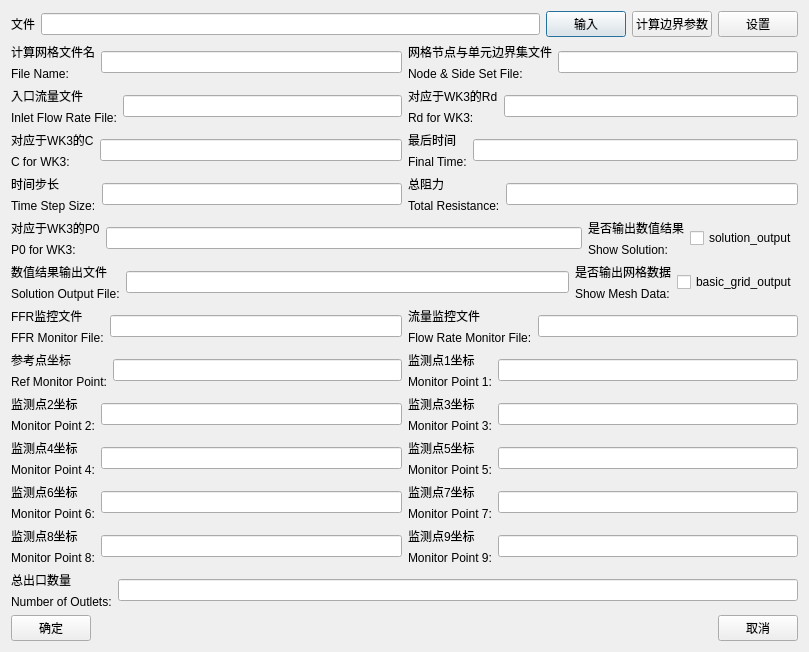
<?xml version="1.0" encoding="UTF-8"?>
<ui version="4.0">
 <class>VariableParametersDialog</class>
 <widget class="QDialog" name="VariableParametersDialog">
  <property name="geometry">
   <rect>
    <x>0</x>
    <y>0</y>
    <width>809</width>
    <height>651</height>
   </rect>
  </property>
  <property name="windowTitle">
   <string>VariableParametersDialog</string>
  </property>
  <layout class="QVBoxLayout" name="verticalLayout_27">
   <item>
    <layout class="QVBoxLayout" name="verticalLayout_26">
     <item>
      <layout class="QHBoxLayout" name="horizontalLayout">
       <item>
        <widget class="QLabel" name="label">
         <property name="text">
          <string>文件</string>
         </property>
        </widget>
       </item>
       <item>
        <widget class="QLineEdit" name="lineEdit"/>
       </item>
       <item>
        <widget class="QPushButton" name="InputPushButton">
         <property name="text">
          <string>输入</string>
         </property>
        </widget>
       </item>
       <item>
        <widget class="QPushButton" name="ExecMatlabPushButton">
         <property name="text">
          <string>计算边界参数</string>
         </property>
        </widget>
       </item>
       <item>
        <widget class="QPushButton" name="SetPushButton">
         <property name="text">
          <string>设置</string>
         </property>
        </widget>
       </item>
      </layout>
     </item>
     <item>
      <layout class="QHBoxLayout" name="horizontalLayout_27">
       <item>
        <layout class="QHBoxLayout" name="horizontalLayout_2">
         <item>
          <layout class="QVBoxLayout" name="verticalLayout">
           <item>
            <widget class="QLabel" name="label_2">
             <property name="text">
              <string>计算网格文件名</string>
             </property>
            </widget>
           </item>
           <item>
            <widget class="QLabel" name="FileNameLabel">
             <property name="text">
              <string>File Name: </string>
             </property>
            </widget>
           </item>
          </layout>
         </item>
         <item>
          <widget class="QLineEdit" name="FileNameLineEdit"/>
         </item>
        </layout>
       </item>
       <item>
        <layout class="QHBoxLayout" name="horizontalLayout_3">
         <item>
          <layout class="QVBoxLayout" name="verticalLayout_2">
           <item>
            <widget class="QLabel" name="label_3">
             <property name="text">
              <string>网格节点与单元边界集文件</string>
             </property>
            </widget>
           </item>
           <item>
            <widget class="QLabel" name="NodeAndSideSetFileLabel">
             <property name="text">
              <string>Node &amp; Side Set File:</string>
             </property>
            </widget>
           </item>
          </layout>
         </item>
         <item>
          <widget class="QLineEdit" name="NodeAndSideSetFileLineEdit"/>
         </item>
        </layout>
       </item>
      </layout>
     </item>
     <item>
      <layout class="QHBoxLayout" name="horizontalLayout_28">
       <item>
        <layout class="QHBoxLayout" name="horizontalLayout_4">
         <item>
          <layout class="QVBoxLayout" name="verticalLayout_3">
           <item>
            <widget class="QLabel" name="label_26">
             <property name="text">
              <string>入口流量文件</string>
             </property>
            </widget>
           </item>
           <item>
            <widget class="QLabel" name="InletFlowRateFileLabel">
             <property name="text">
              <string>Inlet Flow Rate File:</string>
             </property>
            </widget>
           </item>
          </layout>
         </item>
         <item>
          <widget class="QLineEdit" name="InletFlowRateFileLineEdit"/>
         </item>
        </layout>
       </item>
       <item>
        <layout class="QHBoxLayout" name="horizontalLayout_5">
         <item>
          <layout class="QVBoxLayout" name="verticalLayout_4">
           <item>
            <widget class="QLabel" name="label_4">
             <property name="text">
              <string>对应于WK3的Rd</string>
             </property>
            </widget>
           </item>
           <item>
            <widget class="QLabel" name="RdForWK3Label">
             <property name="text">
              <string>Rd for WK3:</string>
             </property>
            </widget>
           </item>
          </layout>
         </item>
         <item>
          <widget class="QLineEdit" name="RdForWK3LineEdit"/>
         </item>
        </layout>
       </item>
      </layout>
     </item>
     <item>
      <layout class="QHBoxLayout" name="horizontalLayout_29">
       <item>
        <layout class="QHBoxLayout" name="horizontalLayout_6">
         <item>
          <layout class="QVBoxLayout" name="verticalLayout_5">
           <item>
            <widget class="QLabel" name="label_27">
             <property name="text">
              <string>对应于WK3的C</string>
             </property>
            </widget>
           </item>
           <item>
            <widget class="QLabel" name="CForWK3Label">
             <property name="text">
              <string>C for WK3:</string>
             </property>
            </widget>
           </item>
          </layout>
         </item>
         <item>
          <widget class="QLineEdit" name="CForWK3LineEdit"/>
         </item>
        </layout>
       </item>
       <item>
        <layout class="QHBoxLayout" name="horizontalLayout_7">
         <item>
          <layout class="QVBoxLayout" name="verticalLayout_6">
           <item>
            <widget class="QLabel" name="label_28">
             <property name="text">
              <string>最后时间</string>
             </property>
            </widget>
           </item>
           <item>
            <widget class="QLabel" name="FinalTimeLabel">
             <property name="text">
              <string>Final Time:</string>
             </property>
            </widget>
           </item>
          </layout>
         </item>
         <item>
          <widget class="QLineEdit" name="FinalTimeLineEdit"/>
         </item>
        </layout>
       </item>
      </layout>
     </item>
     <item>
      <layout class="QHBoxLayout" name="horizontalLayout_30">
       <item>
        <layout class="QHBoxLayout" name="horizontalLayout_8">
         <item>
          <layout class="QVBoxLayout" name="verticalLayout_7">
           <item>
            <widget class="QLabel" name="label_7">
             <property name="text">
              <string>时间步长</string>
             </property>
            </widget>
           </item>
           <item>
            <widget class="QLabel" name="TimeStepSizeLabel">
             <property name="text">
              <string>Time Step Size:</string>
             </property>
            </widget>
           </item>
          </layout>
         </item>
         <item>
          <widget class="QLineEdit" name="TimeStepSizeLineEdit"/>
         </item>
        </layout>
       </item>
       <item>
        <layout class="QHBoxLayout" name="horizontalLayout_9">
         <item>
          <layout class="QVBoxLayout" name="verticalLayout_8">
           <item>
            <widget class="QLabel" name="label_8">
             <property name="text">
              <string>总阻力</string>
             </property>
            </widget>
           </item>
           <item>
            <widget class="QLabel" name="TotalResistanceLabel">
             <property name="text">
              <string>Total Resistance:</string>
             </property>
            </widget>
           </item>
          </layout>
         </item>
         <item>
          <widget class="QLineEdit" name="TotalResistanceLineEdit"/>
         </item>
        </layout>
       </item>
      </layout>
     </item>
     <item>
      <layout class="QHBoxLayout" name="horizontalLayout_31">
       <item>
        <layout class="QHBoxLayout" name="horizontalLayout_10">
         <item>
          <layout class="QVBoxLayout" name="verticalLayout_9">
           <item>
            <widget class="QLabel" name="label_9">
             <property name="text">
              <string>对应于WK3的P0</string>
             </property>
            </widget>
           </item>
           <item>
            <widget class="QLabel" name="P0ForWK3Label">
             <property name="text">
              <string>P0 for WK3:</string>
             </property>
            </widget>
           </item>
          </layout>
         </item>
         <item>
          <widget class="QLineEdit" name="P0ForWK3LineEdit"/>
         </item>
        </layout>
       </item>
       <item>
        <layout class="QHBoxLayout" name="horizontalLayout_11">
         <item>
          <layout class="QVBoxLayout" name="verticalLayout_10">
           <item>
            <widget class="QLabel" name="label_10">
             <property name="text">
              <string>是否输出数值结果</string>
             </property>
            </widget>
           </item>
           <item>
            <widget class="QLabel" name="ShowSolutionLabel">
             <property name="text">
              <string>Show Solution:</string>
             </property>
            </widget>
           </item>
          </layout>
         </item>
         <item>
          <widget class="QCheckBox" name="ShowSolutionCheckBox">
           <property name="text">
            <string>solution_output</string>
           </property>
          </widget>
         </item>
        </layout>
       </item>
      </layout>
     </item>
     <item>
      <layout class="QHBoxLayout" name="horizontalLayout_32">
       <item>
        <layout class="QHBoxLayout" name="horizontalLayout_12">
         <item>
          <layout class="QVBoxLayout" name="verticalLayout_11">
           <item>
            <widget class="QLabel" name="label_11">
             <property name="text">
              <string>数值结果输出文件</string>
             </property>
            </widget>
           </item>
           <item>
            <widget class="QLabel" name="SolutionOutputFileLabel">
             <property name="text">
              <string>Solution Output File:</string>
             </property>
            </widget>
           </item>
          </layout>
         </item>
         <item>
          <widget class="QLineEdit" name="SolutionOutputFileLineEdit"/>
         </item>
        </layout>
       </item>
       <item>
        <layout class="QHBoxLayout" name="horizontalLayout_13">
         <item>
          <layout class="QVBoxLayout" name="verticalLayout_12">
           <item>
            <widget class="QLabel" name="label_12">
             <property name="text">
              <string>是否输出网格数据</string>
             </property>
            </widget>
           </item>
           <item>
            <widget class="QLabel" name="ShowMeshDataLabel">
             <property name="text">
              <string>Show Mesh Data:</string>
             </property>
            </widget>
           </item>
          </layout>
         </item>
         <item>
          <widget class="QCheckBox" name="ShowMeshDataCheckBox">
           <property name="text">
            <string>basic_grid_output</string>
           </property>
          </widget>
         </item>
        </layout>
       </item>
      </layout>
     </item>
     <item>
      <layout class="QHBoxLayout" name="horizontalLayout_33">
       <item>
        <layout class="QHBoxLayout" name="horizontalLayout_14">
         <item>
          <layout class="QVBoxLayout" name="verticalLayout_13">
           <item>
            <widget class="QLabel" name="label_13">
             <property name="text">
              <string>FFR监控文件</string>
             </property>
            </widget>
           </item>
           <item>
            <widget class="QLabel" name="FFRMonitorFileLabel">
             <property name="text">
              <string>FFR Monitor File:</string>
             </property>
            </widget>
           </item>
          </layout>
         </item>
         <item>
          <widget class="QLineEdit" name="FFRMonitorFileLineEdit"/>
         </item>
        </layout>
       </item>
       <item>
        <layout class="QHBoxLayout" name="horizontalLayout_15">
         <item>
          <layout class="QVBoxLayout" name="verticalLayout_14">
           <item>
            <widget class="QLabel" name="label_14">
             <property name="text">
              <string>流量监控文件</string>
             </property>
            </widget>
           </item>
           <item>
            <widget class="QLabel" name="FlowRateMonitorFileLabel">
             <property name="text">
              <string>Flow Rate Monitor File:</string>
             </property>
            </widget>
           </item>
          </layout>
         </item>
         <item>
          <widget class="QLineEdit" name="FlowRateMonitorFileLineEdit"/>
         </item>
        </layout>
       </item>
      </layout>
     </item>
     <item>
      <layout class="QHBoxLayout" name="horizontalLayout_34">
       <item>
        <layout class="QHBoxLayout" name="horizontalLayout_16">
         <item>
          <layout class="QVBoxLayout" name="verticalLayout_15">
           <item>
            <widget class="QLabel" name="label_15">
             <property name="text">
              <string>参考点坐标</string>
             </property>
            </widget>
           </item>
           <item>
            <widget class="QLabel" name="RefMonitorPointLabel">
             <property name="text">
              <string>Ref Monitor Point:</string>
             </property>
            </widget>
           </item>
          </layout>
         </item>
         <item>
          <widget class="QLineEdit" name="RefMonitorPointLineEdit"/>
         </item>
        </layout>
       </item>
       <item>
        <layout class="QHBoxLayout" name="horizontalLayout_17">
         <item>
          <layout class="QVBoxLayout" name="verticalLayout_16">
           <item>
            <widget class="QLabel" name="label_29">
             <property name="text">
              <string>监测点1坐标</string>
             </property>
            </widget>
           </item>
           <item>
            <widget class="QLabel" name="MonitorPoint1Label">
             <property name="text">
              <string>Monitor Point 1:</string>
             </property>
            </widget>
           </item>
          </layout>
         </item>
         <item>
          <widget class="QLineEdit" name="MonitorPoint1LineEdit"/>
         </item>
        </layout>
       </item>
      </layout>
     </item>
     <item>
      <layout class="QHBoxLayout" name="horizontalLayout_35">
       <item>
        <layout class="QHBoxLayout" name="horizontalLayout_18">
         <item>
          <layout class="QVBoxLayout" name="verticalLayout_17">
           <item>
            <widget class="QLabel" name="label_17">
             <property name="text">
              <string>监测点2坐标</string>
             </property>
            </widget>
           </item>
           <item>
            <widget class="QLabel" name="MonitorPoint2Label">
             <property name="text">
              <string>Monitor Point 2:</string>
             </property>
            </widget>
           </item>
          </layout>
         </item>
         <item>
          <widget class="QLineEdit" name="MonitorPoint2LineEdit"/>
         </item>
        </layout>
       </item>
       <item>
        <layout class="QHBoxLayout" name="horizontalLayout_19">
         <item>
          <layout class="QVBoxLayout" name="verticalLayout_18">
           <item>
            <widget class="QLabel" name="label_18">
             <property name="text">
              <string>监测点3坐标</string>
             </property>
            </widget>
           </item>
           <item>
            <widget class="QLabel" name="MonitorPoint3Label">
             <property name="text">
              <string>Monitor Point 3:</string>
             </property>
            </widget>
           </item>
          </layout>
         </item>
         <item>
          <widget class="QLineEdit" name="MonitorPoint3LineEdit"/>
         </item>
        </layout>
       </item>
      </layout>
     </item>
     <item>
      <layout class="QHBoxLayout" name="horizontalLayout_36">
       <item>
        <layout class="QHBoxLayout" name="horizontalLayout_20">
         <item>
          <layout class="QVBoxLayout" name="verticalLayout_19">
           <item>
            <widget class="QLabel" name="label_19">
             <property name="text">
              <string>监测点4坐标</string>
             </property>
            </widget>
           </item>
           <item>
            <widget class="QLabel" name="MonitorPoint4Label">
             <property name="text">
              <string>Monitor Point 4:</string>
             </property>
            </widget>
           </item>
          </layout>
         </item>
         <item>
          <widget class="QLineEdit" name="MonitorPoint4LineEdit"/>
         </item>
        </layout>
       </item>
       <item>
        <layout class="QHBoxLayout" name="horizontalLayout_21">
         <item>
          <layout class="QVBoxLayout" name="verticalLayout_20">
           <item>
            <widget class="QLabel" name="label_20">
             <property name="text">
              <string>监测点5坐标</string>
             </property>
            </widget>
           </item>
           <item>
            <widget class="QLabel" name="MonitorPoint5Label">
             <property name="text">
              <string>Monitor Point 5:</string>
             </property>
            </widget>
           </item>
          </layout>
         </item>
         <item>
          <widget class="QLineEdit" name="MonitorPoint5LineEdit"/>
         </item>
        </layout>
       </item>
      </layout>
     </item>
     <item>
      <layout class="QHBoxLayout" name="horizontalLayout_37">
       <item>
        <layout class="QHBoxLayout" name="horizontalLayout_22">
         <item>
          <layout class="QVBoxLayout" name="verticalLayout_21">
           <item>
            <widget class="QLabel" name="label_30">
             <property name="text">
              <string>监测点6坐标</string>
             </property>
            </widget>
           </item>
           <item>
            <widget class="QLabel" name="MonitorPoint6Label">
             <property name="text">
              <string>Monitor Point 6:</string>
             </property>
            </widget>
           </item>
          </layout>
         </item>
         <item>
          <widget class="QLineEdit" name="MonitorPoint6LineEdit"/>
         </item>
        </layout>
       </item>
       <item>
        <layout class="QHBoxLayout" name="horizontalLayout_23">
         <item>
          <layout class="QVBoxLayout" name="verticalLayout_22">
           <item>
            <widget class="QLabel" name="label_31">
             <property name="text">
              <string>监测点7坐标</string>
             </property>
            </widget>
           </item>
           <item>
            <widget class="QLabel" name="MonitorPoint7Label">
             <property name="text">
              <string>Monitor Point 7:</string>
             </property>
            </widget>
           </item>
          </layout>
         </item>
         <item>
          <widget class="QLineEdit" name="MonitorPoint7LineEdit"/>
         </item>
        </layout>
       </item>
      </layout>
     </item>
     <item>
      <layout class="QHBoxLayout" name="horizontalLayout_38">
       <item>
        <layout class="QHBoxLayout" name="horizontalLayout_24">
         <item>
          <layout class="QVBoxLayout" name="verticalLayout_23">
           <item>
            <widget class="QLabel" name="label_32">
             <property name="text">
              <string>监测点8坐标</string>
             </property>
            </widget>
           </item>
           <item>
            <widget class="QLabel" name="MonitorPoint8Label">
             <property name="text">
              <string>Monitor Point 8:</string>
             </property>
            </widget>
           </item>
          </layout>
         </item>
         <item>
          <widget class="QLineEdit" name="MonitorPoint8LineEdit"/>
         </item>
        </layout>
       </item>
       <item>
        <layout class="QHBoxLayout" name="horizontalLayout_25">
         <item>
          <layout class="QVBoxLayout" name="verticalLayout_24">
           <item>
            <widget class="QLabel" name="label_33">
             <property name="text">
              <string>监测点9坐标</string>
             </property>
            </widget>
           </item>
           <item>
            <widget class="QLabel" name="MonitorPoint9Label">
             <property name="text">
              <string>Monitor Point 9:</string>
             </property>
            </widget>
           </item>
          </layout>
         </item>
         <item>
          <widget class="QLineEdit" name="MonitorPoint9LineEdit"/>
         </item>
        </layout>
       </item>
      </layout>
     </item>
     <item>
      <layout class="QHBoxLayout" name="horizontalLayout_26">
       <item>
        <layout class="QVBoxLayout" name="verticalLayout_25">
         <item>
          <widget class="QLabel" name="label_34">
           <property name="text">
            <string>总出口数量</string>
           </property>
          </widget>
         </item>
         <item>
          <widget class="QLabel" name="NumberOfOutletsLabel">
           <property name="text">
            <string>Number of Outlets:</string>
           </property>
          </widget>
         </item>
        </layout>
       </item>
       <item>
        <widget class="QLineEdit" name="NumberOfOutletsLineEdit"/>
       </item>
      </layout>
     </item>
     <item>
      <layout class="QHBoxLayout" name="horizontalLayout_39">
       <item>
        <widget class="QPushButton" name="ConfirmPushButton">
         <property name="text">
          <string>确定</string>
         </property>
        </widget>
       </item>
       <item>
        <spacer name="horizontalSpacer">
         <property name="orientation">
          <enum>Qt::Horizontal</enum>
         </property>
         <property name="sizeHint" stdset="0">
          <size>
           <width>40</width>
           <height>20</height>
          </size>
         </property>
        </spacer>
       </item>
       <item>
        <widget class="QPushButton" name="CancelPushButton">
         <property name="text">
          <string>取消</string>
         </property>
        </widget>
       </item>
      </layout>
     </item>
    </layout>
   </item>
  </layout>
 </widget>
 <layoutdefault spacing="6" margin="11"/>
 <resources/>
 <connections/>
</ui>
